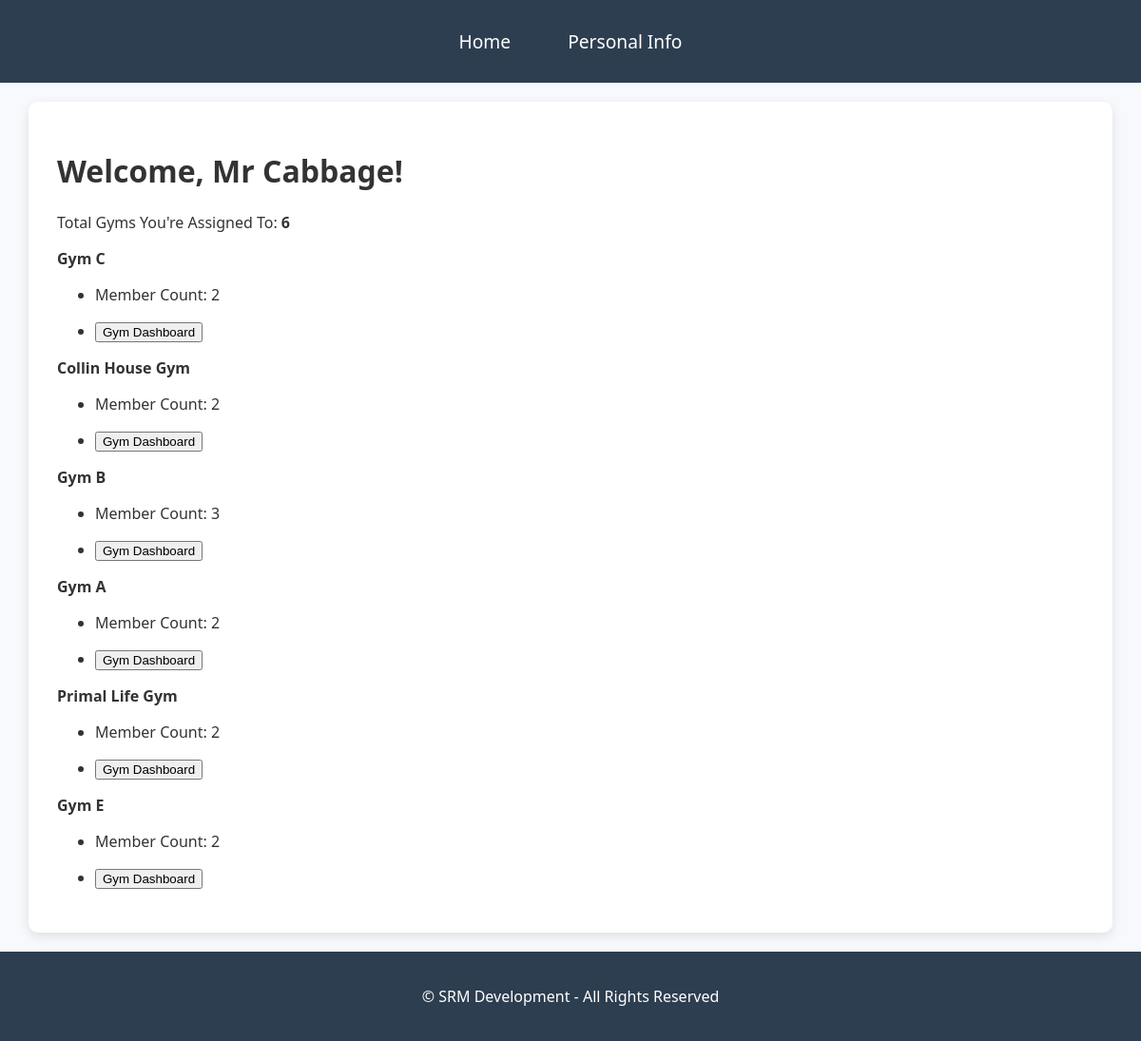
The app's page /gym-owner-dashboard/ (signed in) with its own data.
### core/models.py (models this page shows, shortened)
class Gym(models.Model):
    gym_id = models.AutoField(primary_key=True)
    name = models.CharField(max_length=255)
    slug = models.SlugField(unique=True, blank=True)
    address = models.TextField(blank=True, null=True)
    owners = models.ManyToManyField(GymOwner, related_name='gyms')

### core/views.py (the view)
# urls.py: path('gym-owner-dashboard/', views.gym_owner_dashboard, name='gym_owner_dashboard'),
@login_required
def gym_owner_dashboard(request):
    user = request.user
    try:
        gym_owner = GymOwner.objects.get(user=user)
        gyms = gym_owner.gyms.all()
        gym_count = gym_owner.gyms.count()
        gym_owner_name = gym_owner.user.get_full_name()
        gym_data = []
        for gym in gyms:
            member_count = gym.members.count()
            slug = gym.slug
            gym_data.append({
                'gym_name': gym.name,
                'member_count': member_count,
                'gym_slug': slug
            })
        context = {
            'role': 'Gym Owner',
            'gym_count': gym_count,
            'gym_owner_name': gym_owner_name,
            'gym_data': gym_data,
        }
        return render(request, 'gym_owner_dashboard.html', context)
    except GymOwner.DoesNotExist:
        messages.error(request, "No gym owner profile found.")
        return redirect('login')

### core/templates/gym_owner_dashboard.html (shortened to what this page needs)
{% extends 'gym_owner_base.html' %}
{% block content %}
<h1>Welcome, {{ gym_owner_name }}!</h1>
<p id="assigned">Total Gyms You're Assigned To: <strong>{{ gym_count }}</strong></p>
<div class="gym-card-container">
    {% for gym in gym_data %}
    <div class="gym-card">
        <strong>{{ gym.gym_name }}</strong>
        <ul>
            <li>
                <p>Member Count: {{ gym.member_count }}</p>
            </li>
            <li>
                <a href="{% url 'gym_dashboard' slug=gym.gym_slug %}">
                    <button type="button">Gym Dashboard</button>
                </a>
            </li>
        </ul>
    </div>
    {% endfor %}
</div>
{% endblock %}

### core/templates/gym_owner_base.html (style rules this page uses)
body { font-family: 'Segoe UI', Tahoma, Geneva, Verdana, sans-serif; background-color: #f7f9fc; color: #333; margin: 0; padding: 0; }

### records on screen
Gym: gym_name "Gym C"
Gym: gym_name "Collin House Gym"
Gym: gym_name "Gym B"
Gym: gym_name "Gym A"
Gym: gym_name "Primal Life Gym"
Gym: gym_name "Gym E"

### other values on screen
{{ gym_owner_name }} "Mr Cabbage"
{{ gym_count }} "6"
{{ gym.member_count }} "2" "2" "3" "2" "2" "2"
